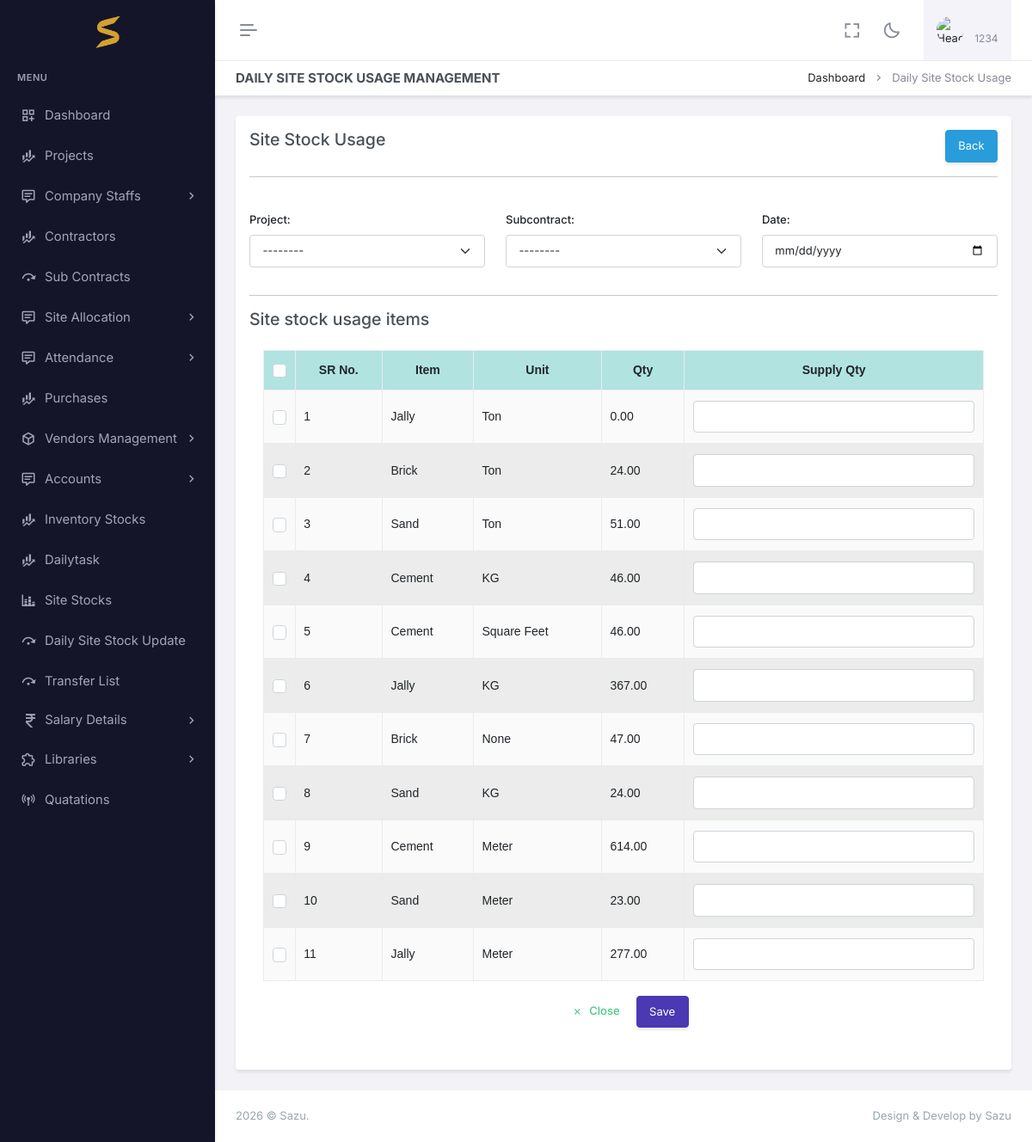
Screenshot of /dailysitestockusage/ (signed in) with the database file from the repository.
### app/auth_models.py (models this page shows, shortened)
class CustomUser(AbstractBaseUser, PermissionsMixin):
    email=models.EmailField(null=True, blank=True,unique=True)
    image = models.ImageField(upload_to='profile_images/', null=True, blank=True)
    name = models.CharField(max_length=255)
    phone_number = models.CharField(max_length=10, unique=True)
    pin = models.CharField(max_length=6, null=True, blank=True)
    is_active = models.BooleanField(default=True)
    admin = models.BooleanField(default=False)
    is_employee = models.BooleanField(default=False)
    is_owner=models.BooleanField(default=False)
    created_at =models.DateField(auto_now_add=True)
    is_staff = models.BooleanField(default=False)
    is_superuser = models.BooleanField(default=False)
    otp = models.CharField(max_length=6, null=True, blank=True)
    created_at =models.DateField(auto_now_add=True)
    proof=models.FileField(upload_to="proof/", null=True, blank=True)
    USERNAME_FIELD = 'phone_number'
    REQUIRED_FIELDS = ['name']
    disable = models.BooleanField(default=False)
    objects = CustomUserManager()
    @property
    def company(self):
        print(self.is_employee)
        if self.admin:
            return self.company_set.all().last()
        if self.is_employee:
            if self.employee_set.all():
                return self.employee_set.all().last().company
        return None

### app/models.py (models this page shows, shortened)
class InventoryStock(models.Model):
    company=models.ForeignKey(Company,related_name='inventory_stocks', on_delete=models.CASCADE,null=True,blank=True)
    item=models.ForeignKey(MaterialLibrary, on_delete=models.CASCADE,null=True,blank=True)
    name= models.CharField(max_length=255,null=True,blank=True)
    total_supplied_qty=models.DecimalField(max_digits=10, decimal_places=2, default=0.0)
    qty=models.DecimalField(max_digits=10, decimal_places=2, default=0.0)    #add  with purchase qty
    price=models.DecimalField(max_digits=10, decimal_places=2, default=0.0)
    unit=models.ForeignKey(Uom, on_delete=models.CASCADE,null=True,blank=True)
    total_amount=models.DecimalField(max_digits=10, decimal_places=2, default=0.0)
    taken_qty = models.DecimalField(max_digits=10, decimal_places=2, default=0.0)
    date = models.DateField(auto_now_add=True, null=True, blank=True)

class MaterialLibrary(models.Model):
    company=models.ForeignKey(Company, on_delete=models.CASCADE,null=True,blank=True)
    item=models.CharField(max_length=100,null=True,blank=True)
    unit=models.ForeignKey(Uom, on_delete=models.CASCADE,null=True,blank=True)
    price=models.DecimalField(max_digits=10, decimal_places=2, default=0.0)
    date = models.DateField(auto_now_add=True, null=True, blank=True)
    class Meta:
        unique_together = ('item', 'company', 'unit')

class Uom(models.Model):
    company=models.ForeignKey(Company, on_delete=models.CASCADE,null=True,blank=True)
    name=models.CharField(max_length=50)
    date = models.DateField(auto_now_add=True, null=True, blank=True)
    def __str__(self):
        return self.name

### app/api.py (the view, shortened to what this page needs)
# urls.py: path('dailysitestockusage/', api.dailysitestockusage, name='dailysitestockusage'),
@login_required(login_url='login')
def dailysitestockusage(request):
    user = request.user
    allow, msg = check_user(request, DailySiteStockUsage, instance=False)
    if not allow:
        context = {"unauthorized": msg}
        return render(request, "login.html", context)
    subcontracts = ProjectSubContract.objects.filter(company=user.company).order_by("-id")
    projects = Project.objects.filter(company=user.company).order_by("-id")
    from_site = request.GET.get('from', "")
    items = []
    if from_site:
        pro = projects.filter(id=from_site).last()
        subcontracts = ProjectSubContract.objects.filter(project=pro)
    else:
        items = InventoryStock.objects.filter(company=user.company).order_by("-id")
    querysets = DailySiteStockUsage.objects.all().order_by("-id")
    queryset, pages, search = customPagination(request, DailySiteStockUsage, querysets)
    context = {
        'queryset': queryset,
        "location": "transfer",
        "pages": pages,
        "search": search,
        "projects": projects,
        "subcontracts": subcontracts,
        "inventory": user.company,
        'items': items,
    }
    return render(request, "sitestock/dailysitestockusage.html", context)

### app/context_processors.py (called while the page is built)
def my_env_var(request):
    return {
        'my_env_var': settings.JS_ENV
    }

### app/utils.py (called while the page is built)
def customPagination(request,Klass,queryset,serializer_class=None):
    search_query = request.GET.get('search',"")
    if search_query:
        search_filters = Q()
        for field in Klass._meta.fields:
            if field.get_internal_type() in ['CharField', 'TextField']:
                search_filters |= Q(**{f'{field.name}__icontains': search_query})
        queryset = queryset.filter(search_filters)
    paginator = Paginator(queryset, PAGE_SIZE)
    page_number = request.GET.get('page')
    page_obj = paginator.get_page(page_number)
    pages =paginator.num_pages
    obj =page_obj.object_list
    if serializer_class:
            queryjs =  (serializer_class(obj,many=True).data)
            print(queryjs)
    return page_obj,pages,search_query

def check_user(request,klass,instance=False):
    msg ='not allowed'
    return True ,msg

### app/templates/sitestock/dailysitestockusage.html (shortened to what this page needs)
{% extends "base.html" %}
{% load static %}
{% block header2 %}
<div id="layout-wrapper">
	<div class="main-content">
		<div class="page-content">
			<div class="container-fluid">
				<div class="row">
					<div class="col-12">
						<div class="page-title-box d-sm-flex align-items-center justify-content-between">
							<h4 class="mb-sm-0">Daily Site Stock Usage Management</h4>
							<div class="page-title-right">
								<ol class="breadcrumb m-0">
									<li class="breadcrumb-item"><a href="javascript: void(0);">Dashboard</a></li>
									<li class="breadcrumb-item active">Daily Site Stock Usage</li>
								</ol>
							</div>
						</div>
					</div>
				</div>
				<div class="row">
					<div class="col-lg-12">
						<div class="card">
							<div class="card-body">
								<div class="row">
									<div class="col-lg-10 col-md-10">
										<h4> Site Stock Usage </h4>
									</div>
									<div class="col-lg-2 col-md-2">
										<a href="{% url 'dailysitestockusagelist' %}" class="btn btn-info"
											style="float:right;">Back</a>
									</div>
								</div>
								<hr>
								<form id="createForm" enctype="multipart/form-data">
									<div class="row">
										<div class="col-md-4 mb-3 mt-4">
											<label for="project" class="form-label">Project:</label>
											<select class="form-select" id="project" name="project">
												<option value="0" selected>--------</option>
											</select>
										</div>
										<div class="col-md-4 mb-3 mt-4">
											<label for="subcontract" class="form-label">Subcontract:</label>
											<select class="form-select" id="subcontract" name="subcontract">
												<option value="0" selected>--------</option>
											</select>
										</div>
										<div class="col-md-4 mb-3 mt-4">
											<label for="date" class="form-label">Date:</label>
											<input type="date" class="form-control" id="date" name="date">
										</div>
									</div>
									<hr>
									<h4>Site stock usage items </h4>
									<div class="card-body">
										<table id="tab1"
											class="table table-bordered dt-responsive nowrap table-striped align-middle"
											style="width:100%">
											<thead>
												<tr>
													<th scope="col" style="width: 10px;">
														<div class="form-check">
															<input class="form-check-input fs-15" type="checkbox"
																id="checkAll" value="option">
														</div>
													</th>
													<th>SR No.</th>
													<th>Item</th>
													<th>Unit</th>
													<th>Qty</th>
													<th>Supply Qty</th>
												</tr>
											</thead>
											<tbody>
												{% for i in items %}
												<tr data-item-id="{{ i.id }}">
													<th scope="row">
														<div class="form-check">
															<input class="form-check-input fs-15 item-checkbox"
																type="checkbox" name="checkAll" value="{{i.item.id}}">
														</div>
													</th>
													<td>{{ forloop.counter }}</td>
													<td>{{i.item.item}}</td>
													<td>{{i.unit}}</td>
													<td>{{i.qty}}</td>
													<td><input type="text" class="form-control supply-qty" name="qty"
															min="0" max="{{i.qty}}" data-item="{{ i.item.item }}">
													</td>
												</tr>
												{% endfor %}
											</tbody>
										</table>
										<p class="text-center mt-2">
											<button class="btn btn-link link-success fw-medium shadow-none"
												data-bs-dismiss="modal" onclick="clearErrors()">
												<i class="ri-close-line me-1 align-middle"></i> Close</button>
											<button type="button" class="btn btn-primary"
												onclick="createFunction(this)">Save
											</button>
										</p>
									</div>
								</form>
							</div>
						</div>
					</div>
				</div>
			</div>
			<footer class="footer">
				<div class="container-fluid">
					<div class="row">
						<div class="col-sm-6">
						</div>
						<div class="col-sm-6">
							<div class="text-sm-end d-none d-sm-block">
							</div>
						</div>
					</div>
				</div>
			</footer>
		</div>
	</div>
	{% endblock header2 %}

### app/templates/appbar.html (shortened to what this page needs)
{% load static %}
<div id="layout-wrapper">
    <header id="page-topbar">
        <div class="layout-width">
            <div class="navbar-header">
                <div class="d-flex">
                    <button type="button"
                        class="btn btn-sm px-3 fs-16 header-item vertical-menu-btn topnav-hamburger shadow-none"
                        id="topnav-hamburger-icon">
                        <span class="hamburger-icon">
                            <span></span>
                            <span></span>
                            <span></span>
                        </span>
                    </button>
                </div>
                <div class="d-flex align-items-center">
                    <div class="ms-1 header-item d-none d-sm-flex">
                        <button type="button"
                            class="btn btn-icon btn-topbar btn-ghost-secondary rounded-circle shadow-none"
                            data-toggle="fullscreen">
                            <i class="bx bx-fullscreen fs-22"></i>
                        </button>
                    </div>
                    <div class="ms-1 header-item d-none d-sm-flex">
                        <button type="button"
                            class="btn btn-icon btn-topbar btn-ghost-secondary rounded-circle light-dark-mode shadow-none">
                            <i class="bx bx-moon fs-22"></i>
                        </button>
                    </div>
                    <div class="dropdown ms-sm-3 header-item topbar-user">
                        <button type="button" class="btn shadow-none" id="page-header-user-dropdown"
                            data-bs-toggle="dropdown" aria-haspopup="true" aria-expanded="false">
                            <span class="d-flex align-items-center">
                                <img class="rounded-circle header-profile-user"
                                    src="{% static 'assets/images/users/avatar-1.jpg' %}" alt="Header Avatar">
                                <span class="text-start ms-xl-2">
                                    <span
                                        class="d-none d-xl-block ms-1 fs-12 user-name-sub-text">{{request.user.name}}</span>
                                </span>
                            </span>
                        </button>
                    </div>
                </div>
            </div>
        </div>
    </header>
</div>

### app/static/assets/css/table.css (style rules this page uses)
:root { --table-font-family: Arial, sans-serif; --table-font-size: 14px; }
table { width: 100%; border-collapse: collapse; font-family: var(--table-font-family); font-size: var(--table-font-size); }
th, td { border: 1px solid #ddd; padding: 10px; }
th { text-transform: capitalize; background-color: #f2f2f2; text-align: center !important; }
thead:first-child { background-color: #8ad5d3aa; }
tr:nth-child(even) { background-color: #d8dad883; }
th:first-letter { text-transform: uppercase; }

### rows the page displays
CustomUser: user.name "1234"
InventoryStock: item.item "Jally", unit "Ton", qty "0.00"
InventoryStock: item.item "Brick", unit "Ton", qty "24.00"
InventoryStock: item.item "Sand", unit "Ton", qty "51.00"
InventoryStock: item.item "Cement", unit "KG", qty "46.00"
InventoryStock: item.item "Cement", unit "Square Feet", qty "46.00"
InventoryStock: item.item "Jally", unit "KG", qty "367.00"
InventoryStock: item.item "Brick", unit "None", qty "47.00"
InventoryStock: item.item "Sand", unit "KG", qty "24.00"
InventoryStock: item.item "Cement", unit "Meter", qty "614.00"
InventoryStock: item.item "Sand", unit "Meter", qty "23.00"
InventoryStock: item.item "Jally", unit "Meter", qty "277.00"
